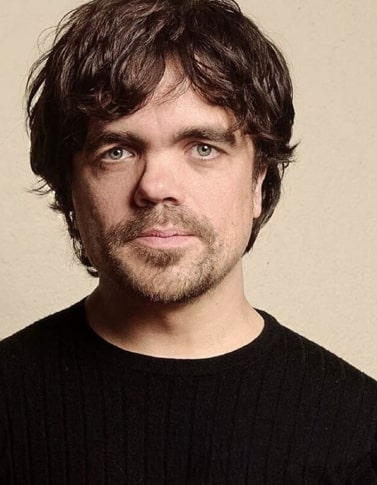
#> input picture snapchat filter/Before.jpg, 377 x 485 px, given in place of the camera
$ jupyter execute --allow-errors 'face recognition data collection.ipynb'
#> lines starting #> are read from the running program, lines starting #| are printed output that depends on the picture; after the words box and inside, x2 and y2 are one past the last pixel; in counts of white or black regions, pixels touching at a corner belong together
[cell 1]
# write a python script that captures images from your webcam video stream
# extracts all faces from the image frame using haarcascades
# stores the face imformation into numpy arrays

[cell 2]
# 1. read and show video stream, capture images

[cell 3]
import cv2
import numpy as np

[cell 4]
# init camera
cap = cv2.VideoCapture(0)

[cell 5]
while True:
    ret,frame = cap.read()
#> frame is the input picture: shape (485, 377, 3); mean B, G, R 87.7, 100, 119.3

    if ret == False:
        continue

    cv2.imshow("Frame",frame)

    key_pressed = cv2.waitKey(1) & 0xFF
#> (key q is pressed here)
    if key_pressed == ord('q'):
        break

cap.release()
cv2.destroyAllWindows()

[cell 6]
# 2. detect faces and show bounding box using haarcascade

[cell 7]
# face detection
face_cascade = cv2.CascadeClassifier("haarcascade_frontalface_alt.xml")

[cell 8]
while True:
    ret,frame = cap.read()

    if ret == False:
        continue

    faces = face_cascade.detectMultiScale(frame,1.3,5)
#> faces = [[53, 66, 209, 209]]
    print(faces)
#| [[ 53  66 209 209]]

    for face in faces:
        x,y,w,h = face
        cv2.rectangle(frame,(x,y),(x+w,y+h),(0,255,255),2)
#> this loop made 1 pass
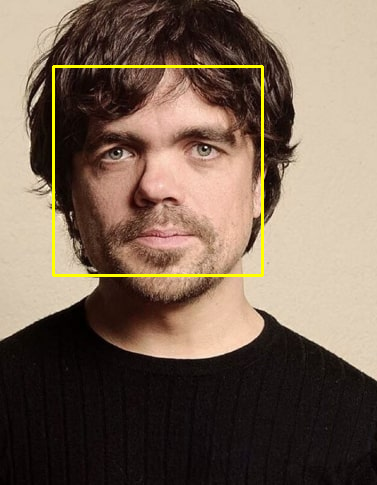
#> frame: shape (485, 377, 3); 1.37% of pixels changed, all inside (x1, y1, x2, y2) = (52, 65, 264, 277)

    cv2.imshow("Frame",frame)

    key_pressed = cv2.waitKey(1) & 0xFF
#> (key q is pressed here)
    if key_pressed == 13:
        break

cap.release()
cv2.destroyAllWindows()

[cell 9]
# 3. extract the largest face from each frame and display it for every 10 frames

[cell 10]
skip = 0

while True:
    ret,frame = cap.read()

    if ret == False:
        continue

    gray_frame = cv2.cvtColor(frame,cv2.COLOR_BGR2GRAY)
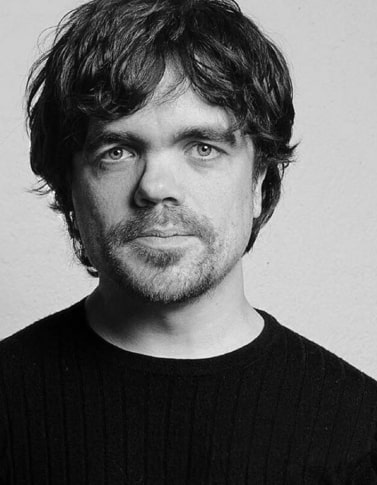
#> gray_frame: shape (485, 377); min 0, max 252, mean 104.4

    faces = face_cascade.detectMultiScale(frame,1.3,5)
    faces = sorted(faces,key=lambda f:f[2]*f[3])

    for face in faces[-1:]:
        x,y,w,h = face
        cv2.rectangle(frame,(x,y),(x+w,y+h),(0,255,255),2)

        #extract or crop out the required face : region of interest
        offset = 10
        face_section = frame[y-offset:y+h+offset,x-offset:x+h+offset]
        face_section = cv2.resize(face_section,(100,100))

        skip += 1
        if skip%10 == 0:
            face_data.append(face_section)
            print(len(face_data))
#> this loop made 1 pass
#> (x, y, w, h, offset, skip) on pass 1: (53, 66, 209, 209, 10, 1)
#> pass 1, `face_section = frame[y-offset:y+h+offset,x-offset:x+h+offset]`:
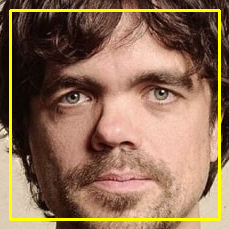
#> face_section: shape (229, 229, 3); mean B, G, R 84.7, 110.7, 142.5
#> pass 1, `face_section = cv2.resize(face_section,(100,100))`:
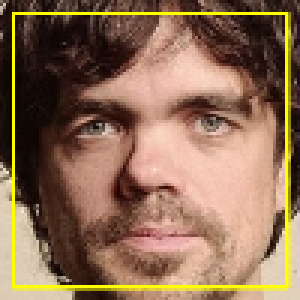
#> face_section: shape (100, 100, 3) (shown 3 times larger); mean B, G, R 84.5, 110, 141.8
#> after the loop, skip = 1

    cv2.imshow("Frame",frame)
    cv2.imshow("Face Section",face_section)

    key_pressed = cv2.waitKey(1) & 0xFF
#> (key q is pressed here)
    if key_pressed == 13:
        break

cap.release()
cv2.destroyAllWindows()

[cell 11]
# 4. flatten the largest face image and save in a numpy array

[cell 12]
skip = 0
face_data = []
dataset_path = './data/'
file_name = input("Enter the name of the person : ")
#> the answer given: ../snapchat filter/Before.jpg

while True:
    ret,frame = cap.read()

    if ret == False:
        continue

    gray_frame = cv2.cvtColor(frame,cv2.COLOR_BGR2GRAY)

    faces = face_cascade.detectMultiScale(frame,1.3,5)
    faces = sorted(faces,key=lambda f:f[2]*f[3])

    for face in faces[-1:]:
        x,y,w,h = face
        cv2.rectangle(frame,(x,y),(x+w,y+h),(0,255,255),2)

        #extract or crop out the required face : region of interest
        offset = 10
        face_section = frame[y-offset:y+h+offset,x-offset:x+h+offset]
        face_section = cv2.resize(face_section,(100,100))

        skip += 1
        if skip%10 == 0:
            face_data.append(face_section)
            print(len(face_data))
#> after the loop, face_data = []; skip = 1

    cv2.imshow("Frame",frame)
    cv2.imshow("Face Section",face_section)

    key_pressed = cv2.waitKey(1) & 0xFF
#> (key q is pressed here)
    if key_pressed == 13:
        break

#convert our face list array into a numpy array
face_data = np.asarray(face_data)
#> face_data = empty array
#> (the rest of this cell did not finish here and is left out)
